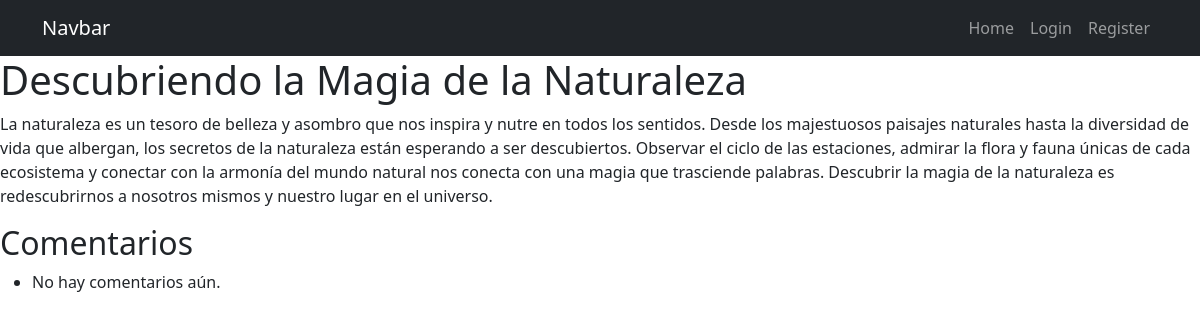
Screenshot of /article/2/ with the database file from the repository.
### blog/models.py (models this page shows, shortened)
class Article(models.Model):
    title = models.CharField(max_length=100)
    content = models.TextField()
    author = models.ForeignKey(User, on_delete=models.CASCADE)
    published_date = models.DateTimeField(auto_now_add=True)

### blog/views.py (the view)
# urls.py: path('article/<int:article_id>/', views.article_detail, name='article_detail'),
def article_detail(request, article_id):
    article = get_object_or_404(Article, pk=article_id)
    return render(request, 'blog/article_detail.html', {'article': article})

### blog/templates/blog/article_detail.html (shortened to what this page needs)
{% extends 'blog/base.html' %}
{% block content %}
    <h1>{{ article.title }}</h1>
    <p>{{ article.content }}</p>
    <h2>Comentarios</h2>
    <ul>
      {% for comment in article.comment_set.all %}
      <li>{{ comment.author.username }}: {{ comment.text }}</li>
      {% empty %}
      <li>No hay comentarios aún.</li>
      {% endfor %}
    </ul>
{% endblock %}

### rows the page displays
Article: title "Descubriendo la Magia de la Naturaleza", content "La naturaleza es un tesoro de belleza y asombro que nos inspira y nutre en todos los sentidos. Desde los majestuosos paisajes naturales hasta la diversidad de vida que albergan, los secretos de la naturaleza están esperando a ser descubiertos. Observar el ciclo de las estaciones, admirar la flora y fauna únicas de cada ecosistema y conectar con la armonía del mundo natural nos conecta con una magia que trasciende palabras. Descubrir la magia de la naturaleza es redescubrirnos a nosotros mismos y nuestro lugar en el universo."
